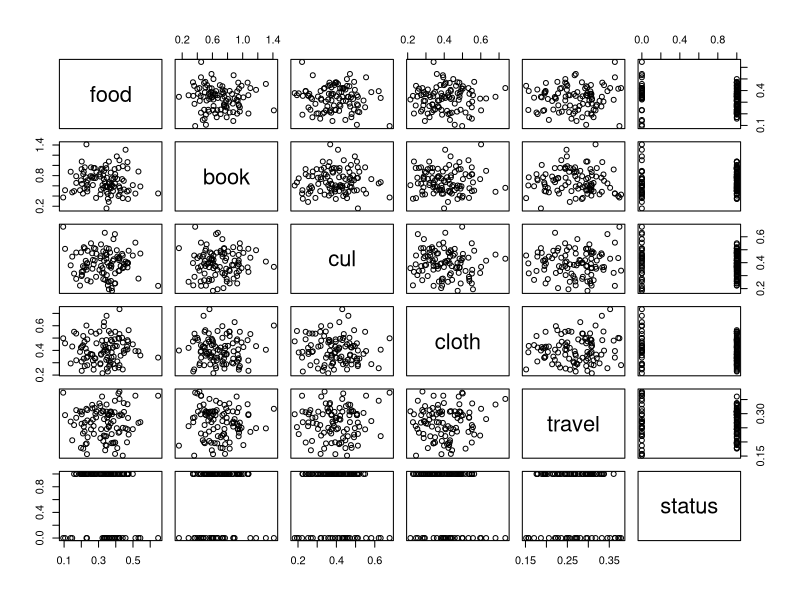
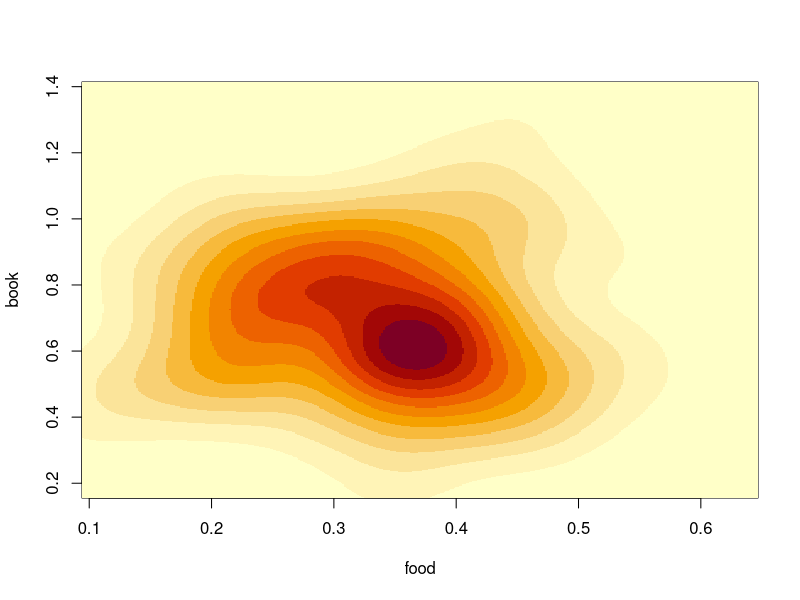

Recreate these plots in R, in order.
# < SVM practice in pdf 교안 >
install.packages("kernlab")
library(kernlab)

# 1. iris 데이터로 학습
m = ksvm(Species ~ . , data = iris)
m

# 2. 학습 데이터를 다시 넣어 fitting rate 확인 - 너무 높으면 overfitting 위험
head(predict( m, newdata = iris ))

# + 다양한 커널 함수 튜닝 방식
ksvm(Species~. , data=iris, kernel='vanilladot')
ksvm(Species~.,data=iris,kernel="polydot",kpar=list(degree=3))



# < SVM practice in 강사님 프린트 교안 >
library(MASS)
library(e1071)

# 1. 데이터 로드 및 확인
set1 = read.csv('MLData/set1.csv', header = T,
                stringsAsFactors = F)
str(set1)
head(set1, 2)
any(is.na(set1))

# 2. plotting data
plot(set1)  # 변수 간 특별한 선형관계 보이지 않음
density = kde2d(set1$food, set1$book, n=400)
image(density, xlab = 'food', ylab = 'book')

# 3. training model 1 - e1071::svm()
m1 = svm(status ~ food + book + cul + cloth + travel,
         data = set1, type = 'C-classification')
m1
attributes(m1)
m1$gamma; m1$cost

sum(predict(m1, set1) != set1$status)  # 오분류 갯수 12개
sum(predict(m1, set1) != set1$status)/length(set1$status)  # 오분류율 12%

## 3-2. tunning model parameters(gamma, cost)
m1_tune = tune.svm(status ~ . , data = set1, gamma = 2^(-4:1), cost = 2^(0:4))
attributes(m1_tune)
m1_tune$best.parameters

# 4. training model 2 - kernlab::ksvm()
m2 = ksvm(status ~ . , kernel = 'rbfdot',
          data = set1)
m2

sum( (predict(m2, set1)>0.5) != set1$status )  # 오분류 갯수 17개
sum( (predict(m2, set1)>0.5) != set1$status)/length(set1$status)  # 오분류율 17%
